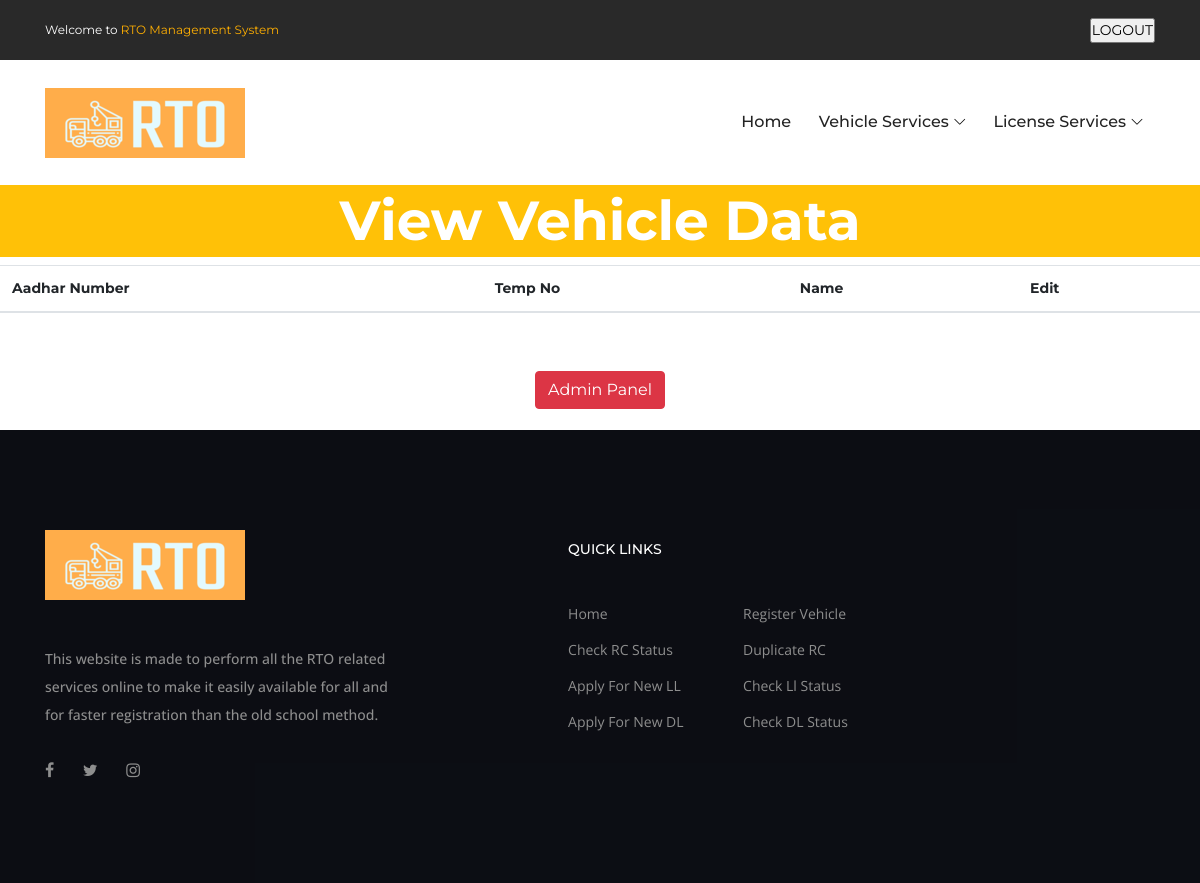
The app's page /viewVehicleData.php (signed in), older data.
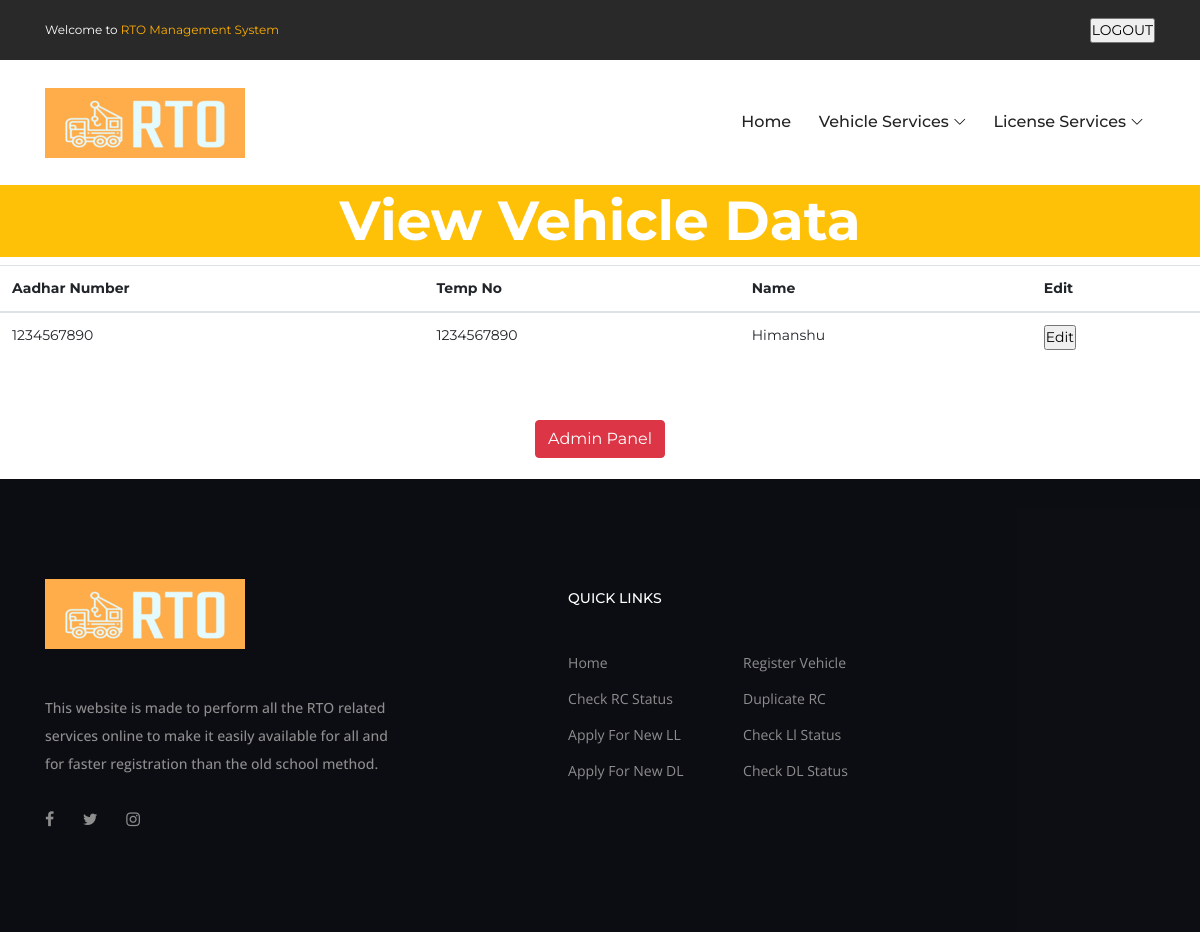
The same page, newer data.
### tables this page shows
CREATE TABLE `vehicle` (
  `tempNo` int(10) NOT NULL,
  `name` varchar(20) NOT NULL,
  `aadhar` int(10) NOT NULL,
  `chassisNo` int(6) NOT NULL,
  `engineNo` varchar(10) NOT NULL,
  `vehicleClass` varchar(30) NOT NULL,
  `color` int(20) NOT NULL,
  `fuelType` varchar(20) NOT NULL,
  `seatingType` varchar(30) NOT NULL,
  `rto` varchar(30) NOT NULL,
  `status` int(1) NOT NULL,
  `vehicleNumber` int(10) NOT NULL
);

### viewVehicleData.php (the view, shortened to what this page needs)
<?php
    $obj = new Connection();
    $db = $obj->getNewConnection();
    $sql = "select * from vehicle";
    $res = $db->query($sql);
?>
<!DOCTYPE html>
<html>
<head>
</head>
<body>
    <?php require_once('header.php'); ?>
    <h1 class="text-white text-center font-weight-bold bg-warning" style="font-size: 55px;"> View Vehicle Data </h1>
    <form method="post">
        <table class="table">
            <thead>
            <tr>
            <th scope="col">Aadhar Number</th>
            <th scope="col">Temp No</th>
            <th scope="col">Name</th>
            <th scope="col">Edit</th>
            </tr>
            </thead>
            <tbody>
            <?php while ($row = $res->fetch_assoc()) : ?>
            <tr>
                <td><?php echo $row['aadhar'] ?></td>
                <td><?php echo $row['tempNo'] ?></td>
                <td><?php echo $row['name'] ?></td>
                <td>
                <form method="post">
                    <input type="submit" name="action" value="Edit"/>
                </form>
                </td>
            </tr>
            <?php endwhile; ?>
        </table>
    </form>
    <br><br>
    <form method="post">
        <center><input type="submit" value="Admin Panel" name="adminPanel" class="btn btn-danger"></center>
    </form>
    <br>
    <?php require_once('footer.php'); ?>
</body>
</html>

### header.php (shortened to what this page needs)
<!DOCTYPE html>
<html lang="en">
<head>
    <link rel="stylesheet" href="style.css">
</head>
<body>
    <header class="header-area">
        <div class="top-header">
            <div class="container h-100">
                <div class="row h-100">
                    <div class="col-12 h-100">
                        <div class="top-header-content h-100 d-flex align-items-center justify-content-between">
                            <div class="top-headline">
                                <p>Welcome to <span>RTO Management System</span></p>
                            </div>
                            <div class="login-faq-earn-money">
                                <?php
                                    if ($_SESSION['loggedin'])
                                    {
                                        print("<form method='post'>
                                        <input type='submit' name='logout' value='LOGOUT'>
                                        </form>
                                        ");
                                    }
                                    else
                                        print("<a href='adminLogin.php'>Admin Login</a>");
                                ?>
                            </div>
                        </div>
                    </div>
                </div>
            </div>
        </div>
        <div class="cryptos-main-menu">
            <div class="classy-nav-container breakpoint-off">
                <div class="container">
                    <nav class="classy-navbar justify-content-between" id="cryptosNav">
                        <a class="nav-brand" href="index.php"><img src="img/core-img/logo.png" alt=""></a>
                        <div class="classy-menu">
                            <div class="classynav">
                                <ul>
                                    <li><a href="index.php">Home</a></li>
                                    <li><a href="#">Vehicle Services</a>
                                    </li>
                                    <li><a href="#">License Services</a>
                                    </li>
                                </ul>
                            </div>
                        </div>
                    </nav>
                </div>
            </div>
        </div>
    </header>
</body>

### footer.php (shortened to what this page needs)
<footer class="footer-area">
        <div class="main-footer-area section-padding-100-0 bg-img bg-overlay" >
            <div class="container">
                <div class="row">
                    <div class="col-12 col-sm-6 col-lg-4">
                        <div class="footer-widget mb-100">
                            <div class="widget-title">
                                <a href="#"><img src="img/core-img/logo.png" alt=""></a>
                            </div>
                            <p>This website is made to perform all the RTO related services online to make it easily available for all and for faster registration than the old school method.</p>
                            <div class="footer-social-info">
                                <a href="#"><i class="fa fa-facebook"></i></a>
                                <a href="#"><i class="fa fa-twitter"></i></a>
                                <a href="#"><i class="fa fa-instagram"></i></a>
                            </div>
                        </div>
                    </div>
                    <div class="col-12 col-md-6 col-lg-4">
                        <div class="footer-widget mb-100">
                            <div class="widget-title">
                                <h6>Quick Links</h6>
                            </div>
                            <nav>
                                <ul class="useful-links d-flex justify-content-between flex-wrap">
                                    <li><a href="index.php">Home</a></li>
                                    <li><a href="newVehicleRegistration.php">Register Vehicle</a></li>
                                    <li><a href="checkVehicleRegistration.php">Check RC Status</a></li>
                                    <li><a href="duplicateRC.php">Duplicate RC</a></li>
                                    <li><a href="newLL.php">Apply For New LL</a></li>
                                    <li><a href="checkLLStatus.php">Check Ll Status</a></li>
                                    <li><a href="newdl.php">Apply For New DL</a></li>
                                    <li><a href="checkDLStatus.php">Check DL Status</a></li>
                                </ul>
                            </nav>
                        </div>
                    </div>
                </div>
            </div>
        </div>
        </footer>

### style.css (style rules this page uses)
* { margin: 0; padding: 0; }
body { font-family: "Montserrat", sans-serif; font-size: 14px; }
h1, h2, h3, h4, h5, h6 { color: #292929; line-height: 1.3; font-weight: 600; }
p { font-family: "Open Sans", sans-serif; color: #8e8e8e; font-size: 14px; line-height: 2; font-weight: 500; }
a, a:hover, a:focus { -webkit-transition-duration: 500ms; transition-duration: 500ms; text-decoration: none; outline: 0 solid transparent; color: #292929; font-weight: 400; font-size: 16px; }
ul, ol { margin: 0; }
ul li, ol li { list-style: none; }
img { height: auto; max-width: 100%; }
.mb-100 { margin-bottom: 100px !important; }
.section-padding-100-0 { padding-top: 100px; padding-bottom: 0; }
.bg-img { background-position: center center; background-size: cover; background-repeat: no-repeat; }
.bg-overlay { position: relative; z-index: 2; background-position: center center; background-size: cover; }
.bg-overlay::after { background-color: rgba(10, 12, 18, 0.9); position: absolute; z-index: -1; top: 0; left: 0; width: 100%; height: 100%; content: ""; }
.header-area { position: relative; z-index: 100; width: 100%; }
.header-area .top-header { width: 100%; height: 60px; background-color: #292929; }
.header-area .top-header .top-headline p { margin-bottom: 0; font-family: "Montserrat", sans-serif; color: #ffffff; font-size: 12px; font-weight: 400; }
.header-area .top-header .top-headline p span { color: #ffaf02; }
.header-area .cryptos-main-menu { position: relative; width: 100%; z-index: 100; height: 125px; }
.header-area .cryptos-main-menu .classy-nav-container { background-color: transparent; }
.header-area .cryptos-main-menu .classy-navbar { height: 125px; padding: 0; }
.header-area .cryptos-main-menu .classy-navbar .classynav ul li a { font-size: 16px; font-weight: 500; text-transform: capitalize; }
.main-footer-area { background-color: #232323; }
.main-footer-area .footer-widget .widget-title { margin-bottom: 45px; }
.main-footer-area .footer-widget .widget-title h6 { font-size: 14px; font-weight: 500; margin-bottom: 0; color: #ffffff; margin-top: 10px; text-transform: uppercase; }
.main-footer-area .footer-widget .footer-social-info { margin-top: 30px; display: block; }
.main-footer-area .footer-widget .footer-social-info a { display: inline-block; color: #8e8e8e; margin-right: 25px; }
.main-footer-area .footer-widget .useful-links li { display: inline-block; -webkit-box-flex: 0; -ms-flex: 0 0 50%; flex: 0 0 50%; max-width: 50%; width: 50%; }
.main-footer-area .footer-widget .useful-links li a { font-size: 14px; font-family: "Open Sans", sans-serif; margin-bottom: 15px; display: block; color: #8e8e8e; }

Row changes from the older to the newer data that the page shows:
added vehicle: aadhar "1234567890", tempNo "1234567890", name "Himanshu"
